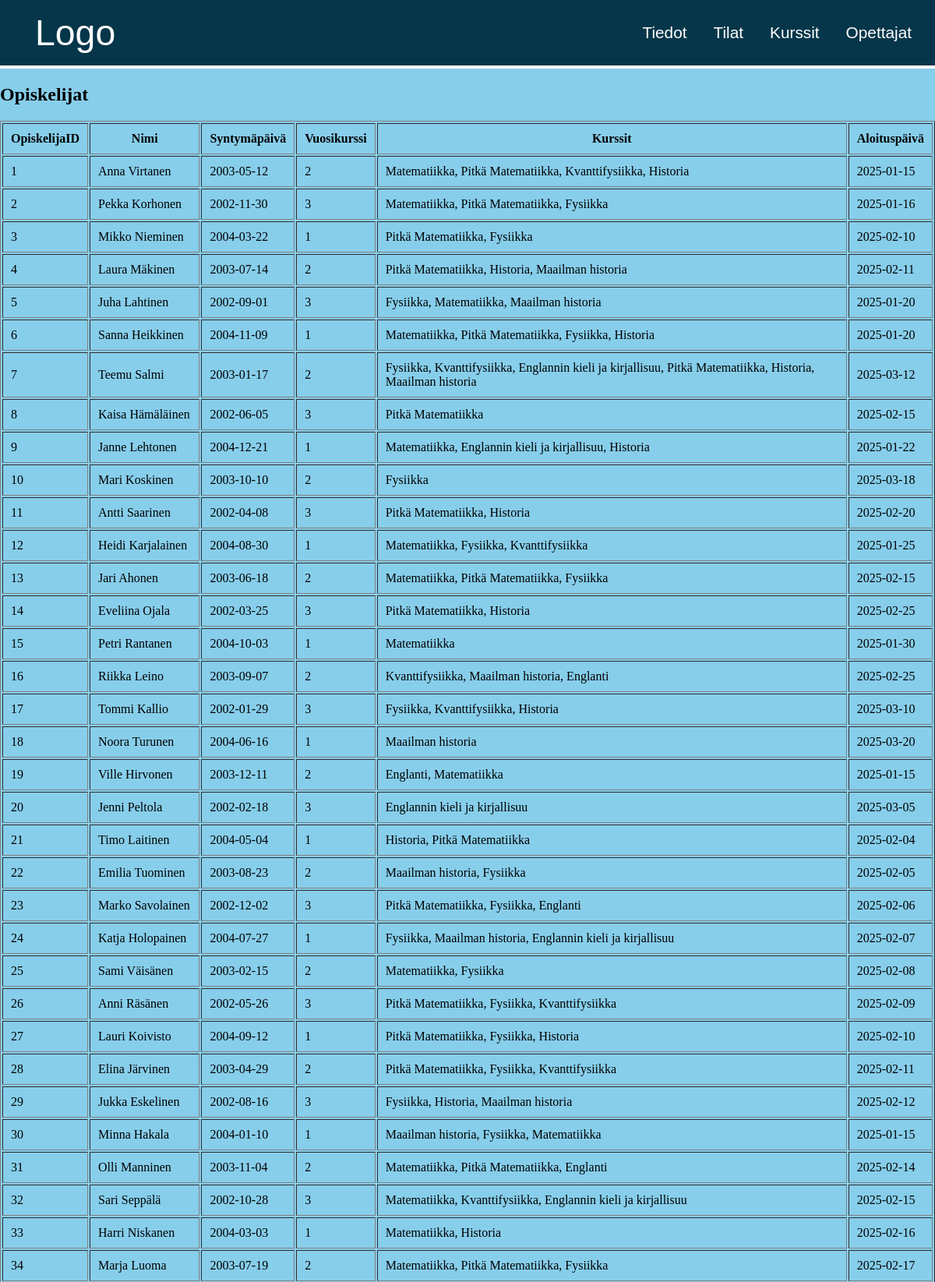
/Koodi/opiskelijat.php (upper part), run on the app's committed database.
### tables this page shows
CREATE TABLE `opiskelijat` (
  `Opiskelijanumero` int(11) NOT NULL,
  `Etunimi` varchar(20) NOT NULL,
  `Sukunimi` varchar(20) NOT NULL,
  `Syntymapaiva` date NOT NULL,
  `Vuosikurssi` int(11) NOT NULL
);

### Koodi/opiskelijat.php (the view, shortened to what this page needs)
<?php include 'yhteys.php'; ?>
<!DOCTYPE html>
<html lang="fi">
<head>
    <link rel="stylesheet" href="styles.css">
</head>
<body>
    <div class="header">
        <a href="index.php" class="logo">Logo</a>
        <div class="items">
            <a href="tiedot.php">Tiedot</a>
            <a href="tilat.php">Tilat</a>
            <a href="kurssit.php">Kurssit</a>
            <a href="opettajat.php">Opettajat</a>
        </div>
    </div>
    <h2>Opiskelijat</h2>
    <div class="content">
        <table border="1" cellpadding="10">
            <tr>
                <th>OpiskelijaID</th>
                <th>Nimi</th>
                <th>Syntymäpäivä</th>
                <th>Vuosikurssi</th>
                <th>Kurssit</th>
                <th>Aloituspäivä</th>
            </tr>
            <?php
            $sql = "
                SELECT
                    o.Opiskelijanumero,
                    CONCAT(o.Etunimi, ' ', o.Sukunimi) AS Nimi,
                    o.Syntymapaiva,
                    o.Vuosikurssi,
                    GROUP_CONCAT(k.Nimi SEPARATOR ', ') AS Kurssit,
                    MIN(kk.Kirjautumispaiva) AS Aloituspaiva
                FROM opiskelijat o
                LEFT JOIN kurssikirjautuminen kk ON o.Opiskelijanumero = kk.Opiskelija
                LEFT JOIN kurssit k ON kk.Kurssi = k.Tunnus
                GROUP BY o.Opiskelijanumero
                ORDER BY o.Opiskelijanumero
            ";
            $stmt = $yhteys->query($sql);
            $opiskelijat = $stmt->fetchAll(PDO::FETCH_ASSOC);
            foreach ($opiskelijat as $op) {
                echo "<tr>";
                echo "<td>" . htmlspecialchars($op['Opiskelijanumero']) . "</td>";
                echo "<td>" . htmlspecialchars($op['Nimi']) . "</td>";
                echo "<td>" . htmlspecialchars($op['Syntymapaiva']) . "</td>";
                echo "<td>" . htmlspecialchars($op['Vuosikurssi']) . "</td>";
                echo "<td>" . htmlspecialchars($op['Kurssit'] ?? '') . "</td>";
                echo "<td>" . htmlspecialchars($op['Aloituspaiva'] ?? '') . "</td>";
                echo "</tr>";
            }
            ?>
        </table>
    </div>
</body>
</html>

### Koodi/styles.css (style rules this page uses)
html, body { margin: 0; padding: 0; background-color: skyblue; min-height: 150vh; width: 100%; display: flex; flex-direction: column; }
.header { display: flex; justify-content: space-between; align-items: center; padding: 15px; background-color: rgb(5, 54, 73); border-bottom: 0.3rem solid white; }
.header a { padding: 10px 15px; transition: all 0.3s ease; }
.header a { margin: 0; color: white; text-decoration: none; font-size: 1.3rem; font-family: 'Gill Sans', 'Gill Sans MT', Calibri, 'Trebuchet MS', sans-serif; transition: all 0.3s ease; }
.header .logo { align-items: center; padding: 0; text-align: left; color: white; margin-left: 30px; text-decoration: none; font-size: 2.9rem; }

### data on the page
opiskelijat: Opiskelijanumero "1", Nimi "Anna Virtanen", Syntymapaiva "2003-05-12", Vuosikurssi "2", Kurssit "Matematiikka, Pitkä Matematiikka, Kvanttifysiikka, Historia", Aloituspaiva "2025-01-15"
opiskelijat: Opiskelijanumero "2", Nimi "Pekka Korhonen", Syntymapaiva "2002-11-30", Vuosikurssi "3", Kurssit "Matematiikka, Pitkä Matematiikka, Fysiikka", Aloituspaiva "2025-01-16"
opiskelijat: Opiskelijanumero "3", Nimi "Mikko Nieminen", Syntymapaiva "2004-03-22", Vuosikurssi "1", Kurssit "Pitkä Matematiikka, Fysiikka", Aloituspaiva "2025-02-10"
opiskelijat: Opiskelijanumero "4", Nimi "Laura Mäkinen", Syntymapaiva "2003-07-14", Vuosikurssi "2", Kurssit "Pitkä Matematiikka, Historia, Maailman historia", Aloituspaiva "2025-02-11"
opiskelijat: Opiskelijanumero "5", Nimi "Juha Lahtinen", Syntymapaiva "2002-09-01", Vuosikurssi "3", Kurssit "Fysiikka, Matematiikka, Maailman historia", Aloituspaiva "2025-01-20"
opiskelijat: Opiskelijanumero "6", Nimi "Sanna Heikkinen", Syntymapaiva "2004-11-09", Vuosikurssi "1", Kurssit "Matematiikka, Pitkä Matematiikka, Fysiikka, Historia", Aloituspaiva "2025-01-20"
opiskelijat: Opiskelijanumero "7", Nimi "Teemu Salmi", Syntymapaiva "2003-01-17", Vuosikurssi "2", Kurssit "Fysiikka, Kvanttifysiikka, Englannin kieli ja kirjallisuu, Pitkä Matematiikka, Historia, Maailman historia", Aloituspaiva "2025-03-12"
opiskelijat: Opiskelijanumero "8", Nimi "Kaisa Hämäläinen", Syntymapaiva "2002-06-05", Vuosikurssi "3", Kurssit "Pitkä Matematiikka", Aloituspaiva "2025-02-15"
opiskelijat: Opiskelijanumero "9", Nimi "Janne Lehtonen", Syntymapaiva "2004-12-21", Vuosikurssi "1", Kurssit "Matematiikka, Englannin kieli ja kirjallisuu, Historia", Aloituspaiva "2025-01-22"
opiskelijat: Opiskelijanumero "10", Nimi "Mari Koskinen", Syntymapaiva "2003-10-10", Vuosikurssi "2", Kurssit "Fysiikka", Aloituspaiva "2025-03-18"
opiskelijat: Opiskelijanumero "11", Nimi "Antti Saarinen", Syntymapaiva "2002-04-08", Vuosikurssi "3", Kurssit "Pitkä Matematiikka, Historia", Aloituspaiva "2025-02-20"
opiskelijat: Opiskelijanumero "12", Nimi "Heidi Karjalainen", Syntymapaiva "2004-08-30", Vuosikurssi "1", Kurssit "Matematiikka, Fysiikka, Kvanttifysiikka", Aloituspaiva "2025-01-25"
opiskelijat: Opiskelijanumero "13", Nimi "Jari Ahonen", Syntymapaiva "2003-06-18", Vuosikurssi "2", Kurssit "Matematiikka, Pitkä Matematiikka, Fysiikka", Aloituspaiva "2025-02-15"
opiskelijat: Opiskelijanumero "14", Nimi "Eveliina Ojala", Syntymapaiva "2002-03-25", Vuosikurssi "3", Kurssit "Pitkä Matematiikka, Historia", Aloituspaiva "2025-02-25"
opiskelijat: Opiskelijanumero "15", Nimi "Petri Rantanen", Syntymapaiva "2004-10-03", Vuosikurssi "1", Kurssit "Matematiikka", Aloituspaiva "2025-01-30"
opiskelijat: Opiskelijanumero "16", Nimi "Riikka Leino", Syntymapaiva "2003-09-07", Vuosikurssi "2", Kurssit "Kvanttifysiikka, Maailman historia, Englanti", Aloituspaiva "2025-02-25"
opiskelijat: Opiskelijanumero "17", Nimi "Tommi Kallio", Syntymapaiva "2002-01-29", Vuosikurssi "3", Kurssit "Fysiikka, Kvanttifysiikka, Historia", Aloituspaiva "2025-03-10"
opiskelijat: Opiskelijanumero "18", Nimi "Noora Turunen", Syntymapaiva "2004-06-16", Vuosikurssi "1", Kurssit "Maailman historia", Aloituspaiva "2025-03-20"
opiskelijat: Opiskelijanumero "19", Nimi "Ville Hirvonen", Syntymapaiva "2003-12-11", Vuosikurssi "2", Kurssit "Englanti, Matematiikka", Aloituspaiva "2025-01-15"
opiskelijat: Opiskelijanumero "20", Nimi "Jenni Peltola", Syntymapaiva "2002-02-18", Vuosikurssi "3", Kurssit "Englannin kieli ja kirjallisuu", Aloituspaiva "2025-03-05"
opiskelijat: Opiskelijanumero "21", Nimi "Timo Laitinen", Syntymapaiva "2004-05-04", Vuosikurssi "1", Kurssit "Historia, Pitkä Matematiikka", Aloituspaiva "2025-02-04"
opiskelijat: Opiskelijanumero "22", Nimi "Emilia Tuominen", Syntymapaiva "2003-08-23", Vuosikurssi "2", Kurssit "Maailman historia, Fysiikka", Aloituspaiva "2025-02-05"
opiskelijat: Opiskelijanumero "23", Nimi "Marko Savolainen", Syntymapaiva "2002-12-02", Vuosikurssi "3", Kurssit "Pitkä Matematiikka, Fysiikka, Englanti", Aloituspaiva "2025-02-06"
opiskelijat: Opiskelijanumero "24", Nimi "Katja Holopainen", Syntymapaiva "2004-07-27", Vuosikurssi "1", Kurssit "Fysiikka, Maailman historia, Englannin kieli ja kirjallisuu", Aloituspaiva "2025-02-07"
opiskelijat: Opiskelijanumero "25", Nimi "Sami Väisänen", Syntymapaiva "2003-02-15", Vuosikurssi "2", Kurssit "Matematiikka, Fysiikka", Aloituspaiva "2025-02-08"
opiskelijat: Opiskelijanumero "26", Nimi "Anni Räsänen", Syntymapaiva "2002-05-26", Vuosikurssi "3", Kurssit "Pitkä Matematiikka, Fysiikka, Kvanttifysiikka", Aloituspaiva "2025-02-09"
opiskelijat: Opiskelijanumero "27", Nimi "Lauri Koivisto", Syntymapaiva "2004-09-12", Vuosikurssi "1", Kurssit "Pitkä Matematiikka, Fysiikka, Historia", Aloituspaiva "2025-02-10"
opiskelijat: Opiskelijanumero "28", Nimi "Elina Järvinen", Syntymapaiva "2003-04-29", Vuosikurssi "2", Kurssit "Pitkä Matematiikka, Fysiikka, Kvanttifysiikka", Aloituspaiva "2025-02-11"
opiskelijat: Opiskelijanumero "29", Nimi "Jukka Eskelinen", Syntymapaiva "2002-08-16", Vuosikurssi "3", Kurssit "Fysiikka, Historia, Maailman historia", Aloituspaiva "2025-02-12"
opiskelijat: Opiskelijanumero "30", Nimi "Minna Hakala", Syntymapaiva "2004-01-10", Vuosikurssi "1", Kurssit "Maailman historia, Fysiikka, Matematiikka", Aloituspaiva "2025-01-15"
opiskelijat: Opiskelijanumero "31", Nimi "Olli Manninen", Syntymapaiva "2003-11-04", Vuosikurssi "2", Kurssit "Matematiikka, Pitkä Matematiikka, Englanti", Aloituspaiva "2025-02-14"
opiskelijat: Opiskelijanumero "32", Nimi "Sari Seppälä", Syntymapaiva "2002-10-28", Vuosikurssi "3", Kurssit "Matematiikka, Kvanttifysiikka, Englannin kieli ja kirjallisuu", Aloituspaiva "2025-02-15"
opiskelijat: Opiskelijanumero "33", Nimi "Harri Niskanen", Syntymapaiva "2004-03-03", Vuosikurssi "1", Kurssit "Matematiikka, Historia", Aloituspaiva "2025-02-16"
opiskelijat: Opiskelijanumero "34", Nimi "Marja Luoma", Syntymapaiva "2003-07-19", Vuosikurssi "2", Kurssit "Matematiikka, Pitkä Matematiikka, Fysiikka", Aloituspaiva "2025-02-17"
